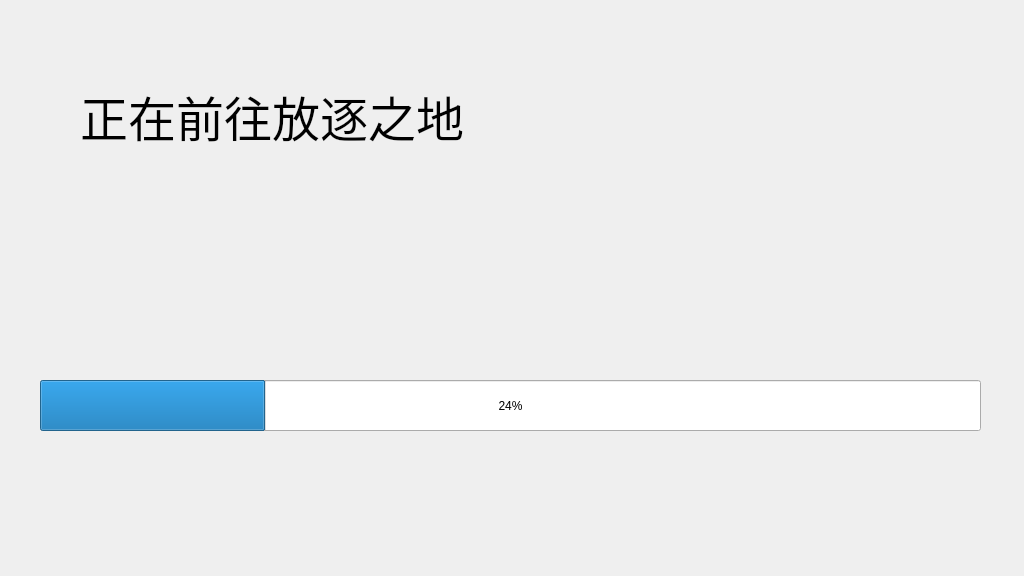
<?xml version="1.0" encoding="UTF-8"?>
<ui version="4.0">
 <class>load</class>
 <widget class="QWidget" name="load">
  <property name="geometry">
   <rect>
    <x>0</x>
    <y>0</y>
    <width>1024</width>
    <height>576</height>
   </rect>
  </property>
  <property name="windowTitle">
   <string>Form</string>
  </property>
  <widget class="QProgressBar" name="loadbar">
   <property name="geometry">
    <rect>
     <x>40</x>
     <y>380</y>
     <width>941</width>
     <height>51</height>
    </rect>
   </property>
   <property name="value">
    <number>24</number>
   </property>
  </widget>
  <widget class="QWidget" name="widget" native="true">
   <property name="geometry">
    <rect>
     <x>40</x>
     <y>240</y>
     <width>100</width>
     <height>100</height>
    </rect>
   </property>
  </widget>
  <widget class="QLabel" name="destination">
   <property name="geometry">
    <rect>
     <x>80</x>
     <y>50</y>
     <width>801</width>
     <height>131</height>
    </rect>
   </property>
   <property name="font">
    <font>
     <pointsize>36</pointsize>
     <bold>false</bold>
    </font>
   </property>
   <property name="text">
    <string>正在前往放逐之地</string>
   </property>
  </widget>
 </widget>
 <resources/>
 <connections/>
</ui>
